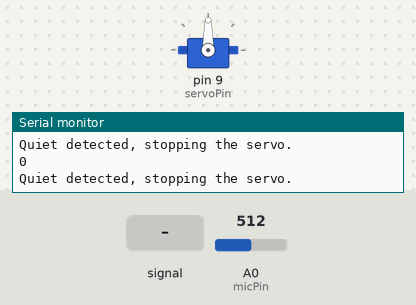
The sketch below on a simulated Arduino Uno, built with avr-gcc and run on an emulated ATmega328P. Shown: servo, the last lines printed to the serial monitor. Inputs (shaded band) come from the test bench; at power-on: A0 (micPin) = 512.

Above: at 1.2 s.
1.3 s: A0 (micPin) fed a 2 Hz sine of ±306 counts around its level
At 4.2 s:
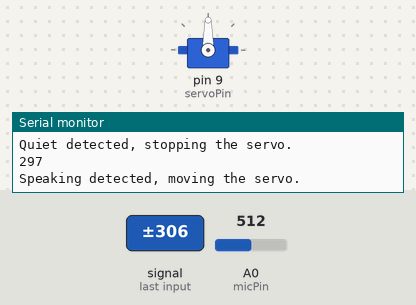
4.3 s: A0 (micPin) set to 716
At 5.3 s:
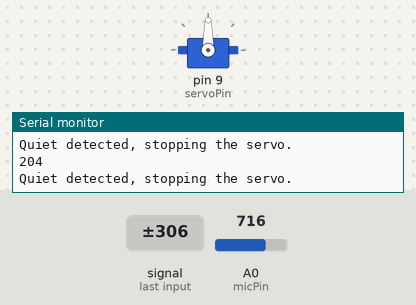
7.3 s: A0 (micPin) fed a 50 Hz sine of ±306 counts around its level
At 8.03 s:
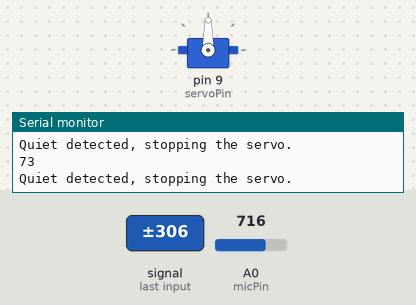
10.3 s: A0 (micPin) fed a 200 Hz sine of ±81 counts around its level
At 11.1 s:
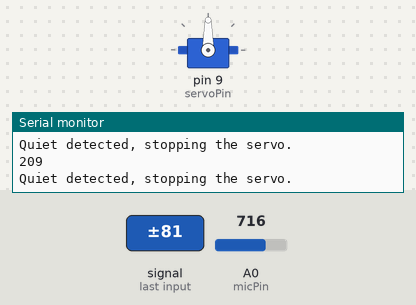
13.3 s: A0 (micPin) set to 789
16.3 s: A0 (micPin) set to 820
At 16.7 s:
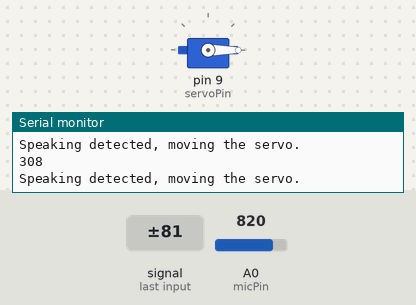
Timing chart, 0 to 19.3 s (numbered marks = the images above; inputs shaded):
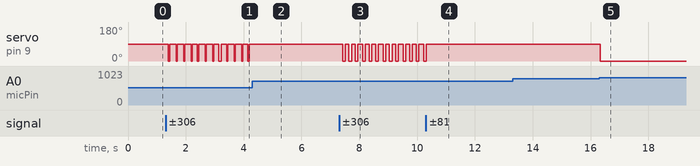

Measured:
- the behaviour switches between 802 and 803 on A0 (micPin) (found by bisection; images 4 and 5)
- after the input at 1.3 s, servo on pin 9 (servoPin): alternates 90° for 0.22 s and 0° for 0.04 s, starting after 0.10 s
- after the input at 4.3 s, servo on pin 9 (servoPin): stops changing and stays 90°
- after the input at 7.3 s, servo on pin 9 (servoPin): alternates 90° for 0.13 s and 0° for 0.09 s, starting after 0.12 s
- after the input at 10.3 s, servo on pin 9 (servoPin): goes on until 10.3 s, then stays 90°
- after the input at 16.3 s, servo on pin 9 (servoPin): 90° → 0° at once

The sketch:

arduino_final_1110.ino
```cpp
#include <Servo.h>

// Pin Definitions
const int micPin = A0;     // Microphone connected to analog pin A0
const int servoPin = 9;    // Servo connected to digital pin D9

// Variables
Servo tailServo;           // Servo object
int micValue = 0;          // Raw microphone reading
int volume = 0;            // Calculated volume (RMS approximation)
const int threshold = 290; // Volume threshold to trigger servo movement

void setup() {
  Serial.begin(9600);        // Start Serial communication for debugging
  tailServo.attach(servoPin); // Attach servo to the defined pin
  tailServo.write(90);        // Set servo to neutral position
  pinMode(micPin, INPUT);     // Microphone as input
}

void loop() {
  // Calculate volume from microphone readings
  volume = calculateVolume();
  Serial.println(volume); // Debug: print volume to Serial Monitor

  // Check if volume exceeds the threshold
  if (volume > threshold) {
    Serial.println("Speaking detected, moving the servo.");
    tailServo.write(0);  // Move servo to position
  } else {
    Serial.println("Quiet detected, stopping the servo.");
    tailServo.write(90);  // Return servo to neutral position
  }

  // delay(50); // Small delay for stability
}

// Function to calculate the "volume" (approximates RMS)
int calculateVolume() {
  long sum = 0;
  const int numSamples = 50; // Number of samples to read
  for (int i = 0; i < numSamples; i++) {
    int sample = analogRead(micPin);        // Read raw microphone value
    int deviation = sample - 512;          // Center around 0 (assuming 512 is baseline)
    sum += (long)deviation * deviation;    // Square of deviation
  }
  return sqrt(sum / numSamples); // RMS value
}
```
